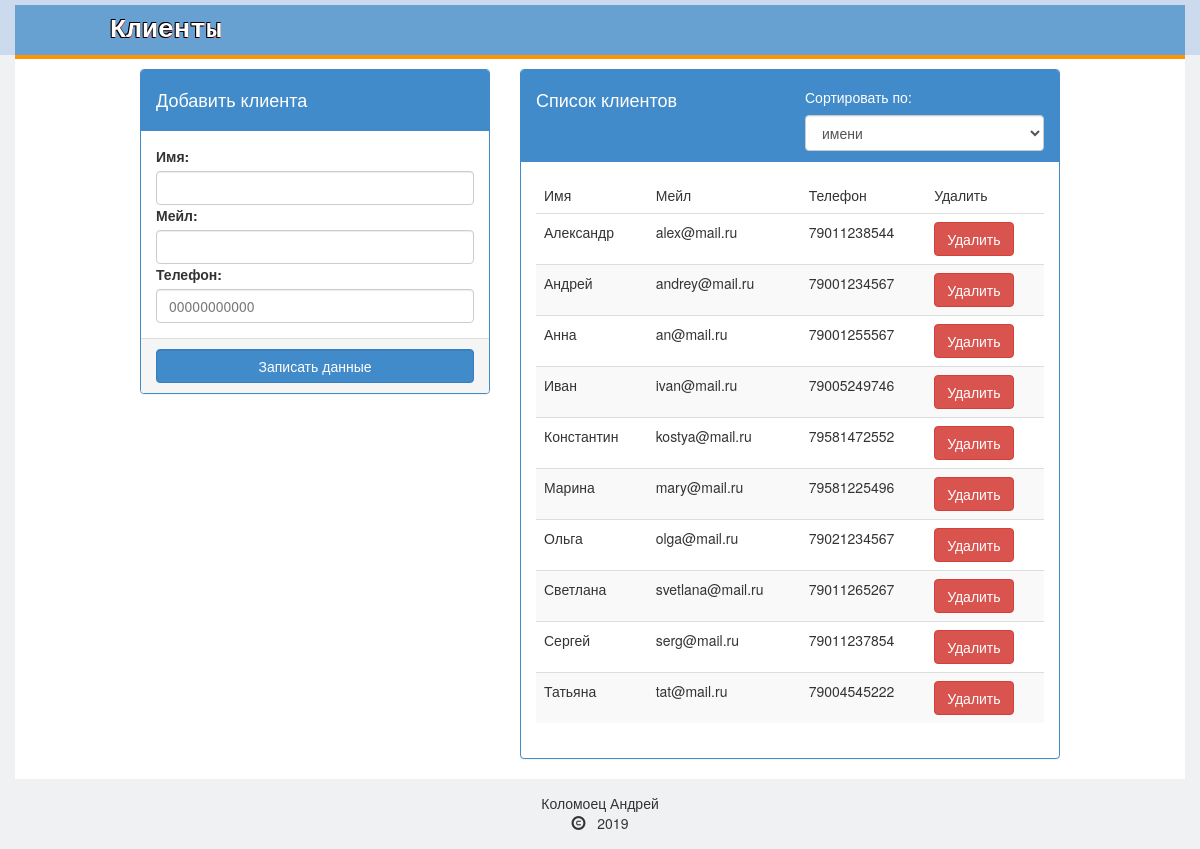
The page / on the database its author committed.
### tables this page shows
create table if not exists clients (
	id         int primary key auto_increment,  
    name       varchar(255) not null,      
    email      varchar(255) not null,      
    phone      varchar(255) not null,
    flagDelete boolean      not null         
);

### php/rest.php (called while the page is built, shortened)
<?php
function readClients()
{
	require "connection.php";
	$link = mysqli_connect($host, $user, $password, $database)
	or die("Ошибка " . mysqli_error($link));
	$query ="select
					clients.id,
					clients.name,
					clients.email,
					clients.phone
				from
					clients
				where
					clients.flagDelete like false /* не выбыираем клиентов, которые помечены как удаленные*/
				order by
					clients.name
			";
	$result = mysqli_query($link, $query) or die("Ошибка " . mysqli_error($link));
	if($result) {
		$rows = mysqli_num_rows($result);
		for ($i = 0; $i < $rows; $i++) {
			$row = mysqli_fetch_row($result);
			$clients[$i] = array("id"=>$row[0],
				"name"=>$row[1],
				"email"=>$row[2],
				"phone"=>$row[3],
			);
		}
	}
	return $clients;
}
?>

### php/func.php (the view)
<?php
function clientsToTable($argSort = 'name')
{
	require_once "rest.php";
	$clients = readClients();
	$clients = clientsSort($clients, $argSort);
	echo "<table class='table table-striped table-hover'><thead><tr><td>Имя</td><td>Мейл</td><td>Телефон</td><td>Удалить</td></thead></tr><tbody id=\"clientsTable\">";
	echo "<form method=\"POST\" action=\"\" id=\"delForm\">";
	foreach($clients as $item){
			echo "<tr>";
	   		echo "<td>".$item['name']."</td>";
			echo "<td>".$item['email']."</td>";
			echo "<td>".$item['phone']."</td>";
			echo "<td> <input class=\"btn btn-danger \" type=\"submit\" value=\"Удалить\" id=\"".$item['id']."\"/></td>";
			echo "</tr>";
		}
	echo "</tbody></table>";
}
function clientsSort($clients, $argSort)
{
	if ($argSort == 'name'){
		function cmp_function($a, $b){
			return ($a['name'] > $b['name']);
		}
	}else if ($argSort == 'email') {
		function cmp_function($a, $b)
		{
			return ($a['email'] > $b['email']);
		}
	}else{
		function cmp_function($a, $b) {
		return ($a['phone'] > $b['phone']);
		}
	}
	uasort($clients, 'cmp_function');
	return $clients;
}
?>

### index.php (shortened to what this page needs)
<!DOCTYPE html>
<html>
<head>
    <link href="Bootstrap/styles/bootstrap.min.css" rel="stylesheet" />
    <link href="css/StyleSheet.css" rel="stylesheet" />
    <?php
    require_once "php/func.php";
    ?>
</head>
<body>
<header>
    <div class="container" id="Top">
        <div class="row">
            <div class="col-md-3">
                <p id="topText">Клиенты</p>
            </div>
        </div>
    </div>
</header>
<main class="container">
        <div class="col-md-4 col-md-offset-1">
              <form method="POST" action="" id="addForm">
                            <div class="panel panel-primary" id="panelAdd">
                                <div class="panel-heading">
                                    <h4>Добавить клиента</h4>
                                </div>
                                <div class="panel-body" id="panel-body">
                                    <label for="Name">Имя:</label>
                                    <input class="input form-control" id="Name" name="Name">
                                    <label for="Email">Мейл:</label>
                                    <input class="input form-control" id="Email" name="Email" >
                                    <label for="Phone">Телефон:</label>
                                    <input class="input form-control" id="Phone" name="Phone" placeholder="00000000000" type="number">
                                </div>
                                <div class="panel-footer">
                                    <input class="btn btn-primary form-control" type="submit" value="Записать данные"/><br/>
                                </div>
                            </div>
              </form>
        </div>
        <div class="col-md-6">
            <section id="sectionClients">
                <div class="row" >
                    <div class="col-md-12">
                        <div class="panel panel-primary">
                            <div class="panel-heading">
                                <div class="row" >
                                    <div class="col-md-6">
                                         <h4>Список клиентов</h4>
                                    </div>
                                    <div class="col-md-6">
                                        <h5>Сортировать по:</h5>
                                        <select class='form-control' name="sortSelect" id="sortSelect" size="1">";
                                              <option value="name">имени</option>
                                        </select>
                                    </div>
                                </div>
                            </div>
                            <div class="panel-body" style="min-height: 200px" >
                                <div id="clientsTable">
                                    <?php
                                    try {
                                        clientsToTable();
                                    } catch (Exception $ex)
                                    {
                                        $msg = $ex->getMessage();
                                        $line = $ex->getLine();
                                        echo "<span class='red-text'>$msg</span> в строке $line";
                                    }
                                    ?>
                                </div>
                            </div>
                        </div>
                    </div>
                </div>
            </section>
        </div>
</main>
<footer class="center-block" id="Footer">
    <p class="text-center">
        Коломоец Андрей
        <br />
        <span class="glyphicon glyphicon-copyright-mark" aria-hidden="true"></span>
        &nbsp 2019
    </p>
</footer>
</body>
</html>

### css/StyleSheet.css (style rules this page uses)
body { background-color: #F0F1F2; font-size: 1.4em; display: flex; flex-direction: column; min-height: 100vh; }
header { display: flex; flex-direction: row; background-color: #CBDAEC; min-height: 40px; flex: 0 0; }
#Top { background-color: #66A1D2; margin-top: 5px; min-height: 35px; }
#topText { margin-left: 80px; margin-top: 10px; font-family: Courier, "Times New Roman", Arial; font-size: 20pt; line-height: 30px; font-weight: bold; color: white; text-shadow: -1px -1px 0 #000, 0px -1px 0 #000, -1px 1px 0 #000, 0px 1px 0 red; }
footer { flex-direction: row; padding-top: 1em; flex: 0 0 5em; }
main { border-top: 4px solid #FF9400; background-color: white; padding-top: 10px; display: flex; flex-direction: row; min-height: 100%; flex: 1 1 auto; }

### rows shown on the page
clients: name "Александр", email "alex@mail.ru", phone "79011238544"
clients: name "Андрей", email "andrey@mail.ru", phone "79001234567"
clients: name "Анна", email "an@mail.ru", phone "79001255567"
clients: name "Иван", email "ivan@mail.ru", phone "79005249746"
clients: name "Константин", email "kostya@mail.ru", phone "79581472552"
clients: name "Марина", email "mary@mail.ru", phone "79581225496"
clients: name "Ольга", email "olga@mail.ru", phone "79021234567"
clients: name "Светлана", email "svetlana@mail.ru", phone "79011265267"
clients: name "Сергей", email "serg@mail.ru", phone "79011237854"
clients: name "Татьяна", email "tat@mail.ru", phone "79004545222"
